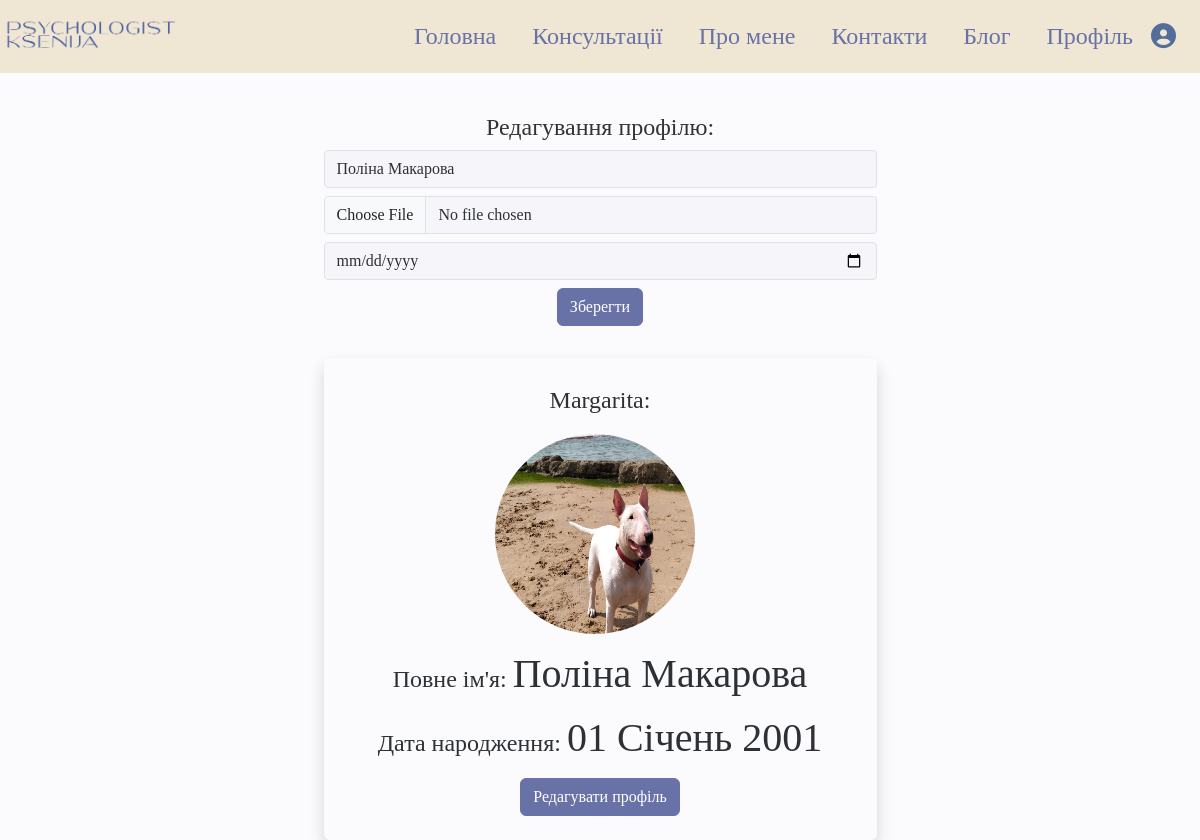
The app's page /view_profile/profile/edit/ (signed in) with its own data.
### profiles/models.py (models this page shows, shortened)
class UserProfile(models.Model):
    user = models.OneToOneField(User, on_delete=models.CASCADE)
    full_name = models.CharField(max_length=255, blank=True)
    avatar = models.ImageField(upload_to='avatars/', blank=True, null=True)
    date_of_birth = models.DateField(blank=True, null=True)

### profiles/views.py (the view, shortened to what this page needs)
# urls.py: path('profile/edit/', edit_profile, name='edit_profile'),
def edit_profile(request):
    try:
        profile = UserProfile.objects.get(user=request.user)
    except UserProfile.DoesNotExist:
        profile = None
    return render(request, 'profiles/edit_profile.html', {'profile': profile})

### profiles/templates/profiles/edit_profile.html (shortened to what this page needs)
{% extends 'main/base.html' %}
{% load static %}
{% block content %}
<link rel="stylesheet" type="text/css" href="{% static 'profiles/profiles_styles.css' %}">
<div class="container mt-4">
  <div class="row justify-content-center">
    <div class="col-6 align-items-center">
        <div class="text-center">
            <h3 class="blog-title mt-3">Редагування профілю:</h3>
            <form method="post" enctype="multipart/form-data" action="{% url 'edit_profile' %}">
                <input type="text" name="full_name" id="id_full_name" class="form-control mb-2" placeholder="Повне імя" value="{{ profile.full_name }}">
                <input type="file" name="avatar" accept="image/*" class="form-control  mb-2">
                {% load l10n %}
                <input type="date" name="date_of_birth" id="id_birth" class="form-control mb-2" value="{{ profile.date_of_birth|date:"d F Y" }}">
                <button type="submit" class="btn btn-outline-primary mb-2">Зберегти</button>
            </form>
            <div class="text-center rounded shadow p-4 mt-4">
                {% if profile %}
                        <p>{{ profile.user.username }}:</p>
                        <img src="{{ profile.avatar.url }}" alt="{{ profile.user.username }}'s Avatar" class="profile-avatar">
                        <div class="profile-info">
                            <p><h4>Повне ім'я: <span class="name">{{ profile.full_name }}</span></h4></p>
                            <p><h4>Дата народження: <span class="name">{{ profile.date_of_birth|date:"d F Y"}}</span></h4></p>
                            <a href="{% url 'edit_profile' %}" class="btn btn-outline-primary">Редагувати профіль</a>
                        </div>
                {% else %}
                    <p class="profile-not-found">Профіль не знайдено.</p>
                    <a href="{% url 'edit_profile' %}" class="btn btn-outline-primary">Створити профіль</a>
                {% endif %}
            </div>
        </div>
    </div>
  </div>
</div>
{% endblock %}

### main/static/style.css (style rules this page uses)
body { margin: 0; padding: 0; background-color: #fbfafc; margin-left: 0; font-family: 'Cormorant Garamond', serif; }
h1, h2, h3 { color: #2d3135; font-family: 'Cormorant Garamond', serif; }
.container { width: 100%; padding: 0 5px; }
.form-control { background-color: #e9edf561; color: #2d3135; border-radius: 4px; }
.btn-outline-primary { color: #fff; background-color: #6972a6; border-color: #6972a6; }

### profiles/static/profiles/profiles_styles.css (style rules this page uses)
:root { --primary-color: #b8bcb753; --button-color: #606a5c8f; --hover-color: #c3c6c695; --secondary-color: #fbfafc; --box-shadow: 0 5px 10px rgba(53, 52, 52, 0.159); --border-color: #1c073843; --text-color: #6972a6; --background-color: #fbfafc; --form-background: #e9edf561; --font-family: 'Cormorant Garamond', serif; --article-background: #f7f6f361; --article-text-color: #2d3135; --navbar-color-base: #efe6d4; }
p { font-family: var(--font-family); font-size: 1.5rem; color: var(--article-text-color); }
.name { font-size: 2.5rem; }
.container { margin-top: 20px; background-color: var(--background-color); color: var(--article-text-color); }
.blog-title { font-size: 24px; color: #333; text-align: center; }
.profile-info { margin-top: 10px; }
.profile-avatar { width: 200px; height: 200px; border-radius: 100%; margin-right: 10px; }
button { padding: 8px 12px; color: var(--article-text-color); background-color: var(--hover-color); border-radius: 4px; cursor: pointer; }

### records on screen
UserProfile: full_name "Поліна Макарова", user.username "Margarita", avatar (picture), date_of_birth "01 Січень 2001"
